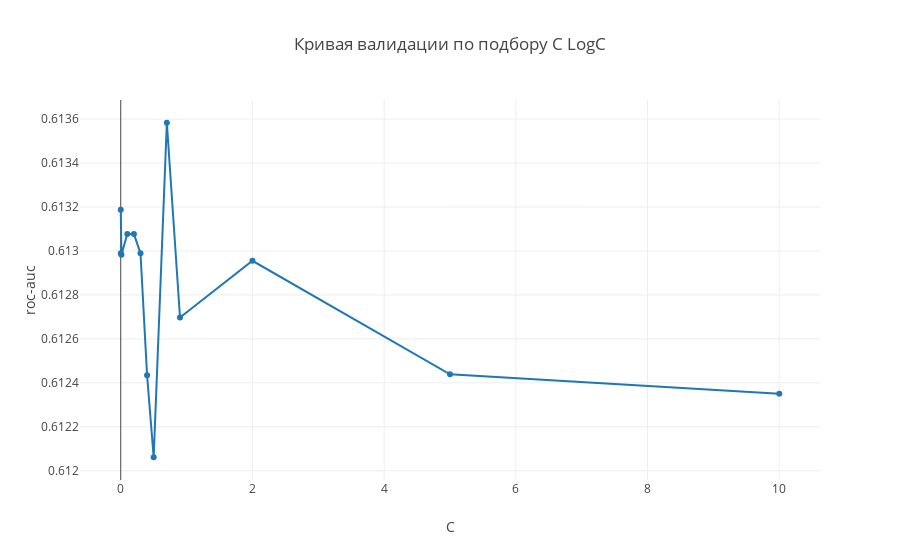

Write notebook code for a chart like this one.
### Code cell
trace1 = go.Scatter(
    x=range_C,
    y=scores_lg_c
)
data = [trace1]
layout = go.Layout(title = 'Кривая валидации по подбору C LogC',
          yaxis={'title':'roc-auc'}, xaxis={'title':'C'})

fig = go.Figure(data=data, layout=layout)
iplot(fig, show_link=False)

### Figure 1 — Plotly figure (JSON) as saved in the notebook; plotly's stock layout.template omitted (floating-point values rounded to 4 significant figures)
{"data": [{"type": "scatter", "uid": "8ba5cee3-e0ed-45e1-948d-8d324905adb3", "x": [0.0001, 0.001, 0.01, 0.1, 0.2, 0.3, 0.4, 0.5, 0.7, 0.9, 2, 5, 10], "y": [0.6132, 0.613, 0.613, 0.6131, 0.6131, 0.613, 0.6124, 0.6121, 0.6136, 0.6127, 0.613, 0.6124, 0.6124]}], "layout": {"title": {"text": "Кривая валидации по подбору C LogC"}, "xaxis": {"title": {"text": "C"}}, "yaxis": {"title": {"text": "roc-auc"}}}}
